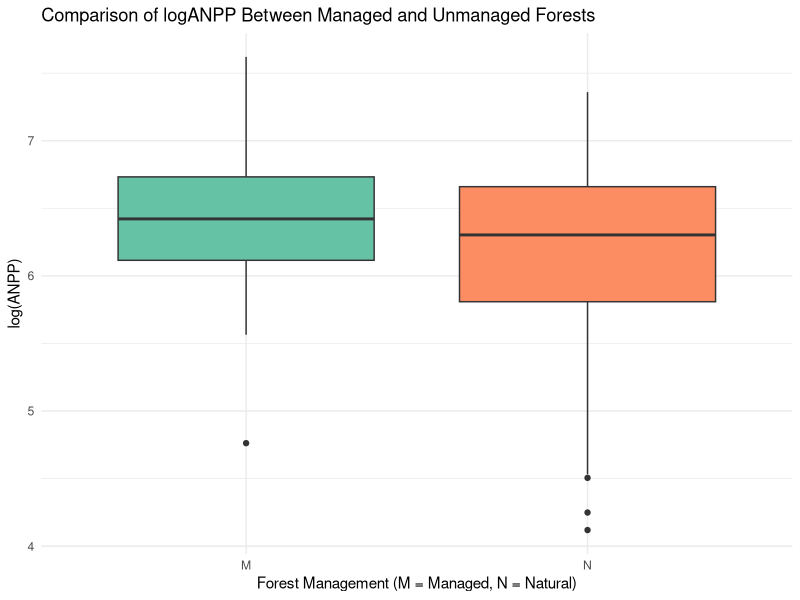
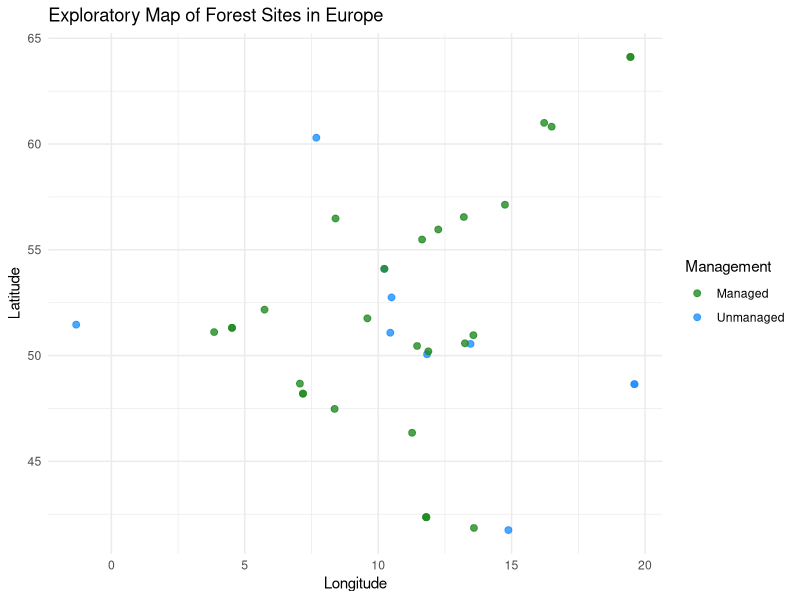
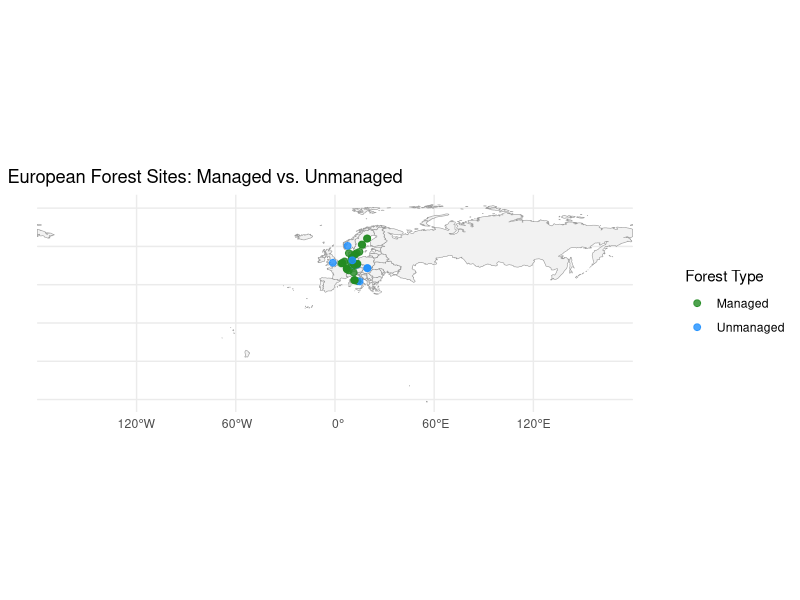
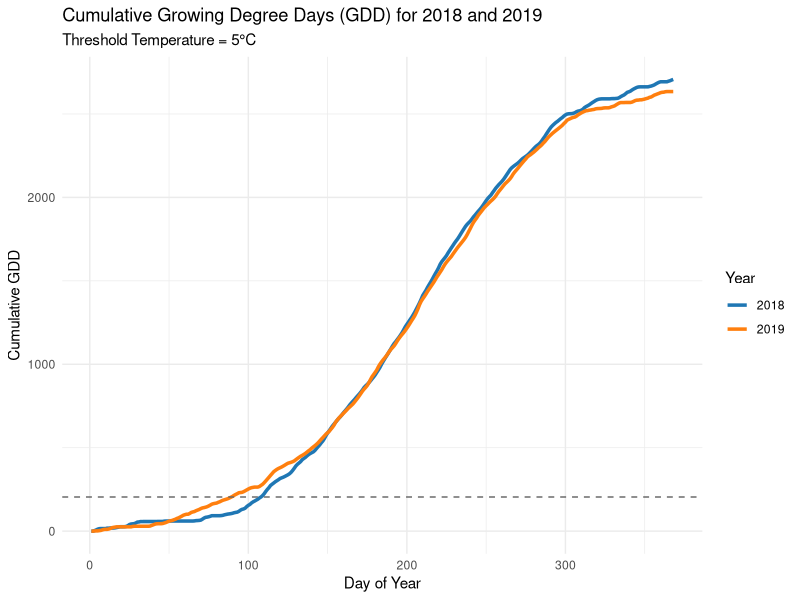
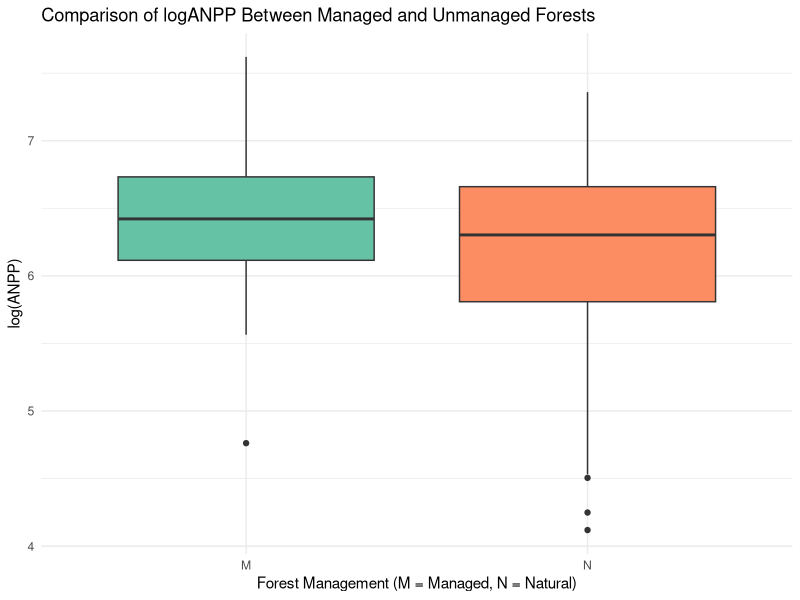
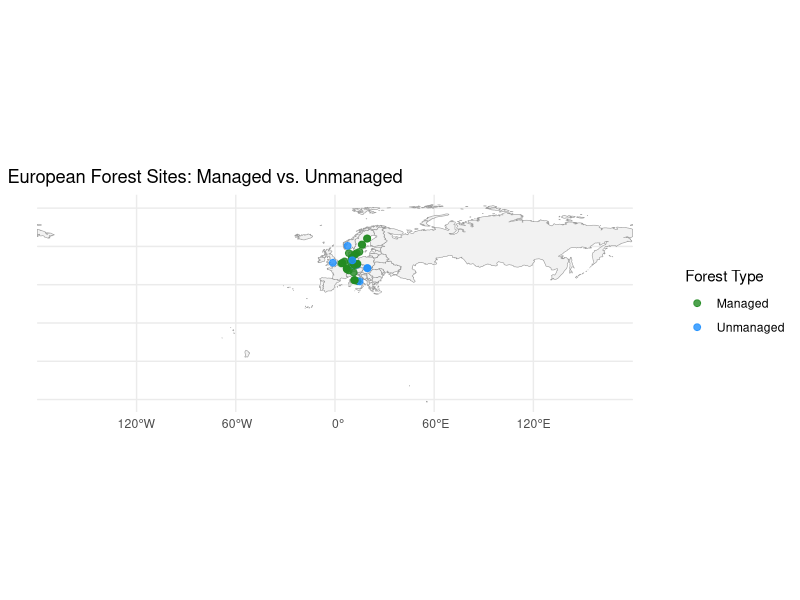

Source code (R) for these figures, in order:
## ---- chunk 1
knitr::opts_chunk$set(
	echo = TRUE,
	message = FALSE,
	warning = FALSE
)
## ---- chunk 2
# Load libraries
library(readxl)
library(dplyr)
library(tidyverse)
library(ggplot2)
library(tidyr)
library(tibble)
## ---- chunk 3
# Set working directory to your project folder
setwd("G:/دوره نرم افزار جنگل 2023/ProjectForest/Tree_Phenology_Project")
## ---- chunk 4
# Read the "annual_production" sheet from Excel file
data <- read_excel("file_task.xlsx", sheet = "annual_production")
## ---- chunk 5
# View first rows of data
head(data)
## ---- chunk 6
# Filter rows for forest biome only (BIOME_TYPE == "F")
forest_data <- data %>% 
  filter(BIOME_TYPE == "F")
## ---- chunk 7
# Remove rows where ANPP is missing (NA)
forest_data <- forest_data %>%
  filter(!is.na(ANPP))
## ---- chunk 8
# Convert ANPP column from character to numeric
forest_data <- forest_data %>%
  mutate(ANPP = as.numeric(ANPP))
## ---- chunk 9
# Remove rows where ANPP conversion produced NA
forest_data <- forest_data %>%
  filter(!is.na(ANPP))
## ---- chunk 10
# Log-transform the ANPP values for normalization
forest_data <- forest_data %>%
  mutate(logANPP = log(ANPP))
## ---- chunk 11
# Perform Kruskal-Wallis test on logANPP by MANAGEMENT (M vs N)
kruskal_test <- kruskal.test(logANPP ~ MANAGEMENT, data = forest_data)
print(kruskal_test)
## ---- chunk 12
# Summary statistics of logANPP per management type
forest_data %>%
  group_by(MANAGEMENT) %>%
  summarise(
    count = n(),
    median_logANPP = median(logANPP),
    IQR_logANPP = IQR(logANPP),
    min = min(logANPP),
    max = max(logANPP)
  )
## ---- chunk 13
# Create and store a boxplot comparing logANPP between management types

p <- ggplot(forest_data, aes(x = MANAGEMENT, y = logANPP, fill = MANAGEMENT)) +
  geom_boxplot() +
  labs(
    title = "Comparison of logANPP Between Managed and Unmanaged Forests",
    x = "Forest Management (M = Managed, N = Natural)",
    y = "log(ANPP)"
  ) +
  theme_minimal() +
  scale_fill_manual(values = c("M" = "#66C2A5", "N" = "#FC8D62")) +
  theme(legend.position = "none")
print(p)
## ---- chunk 14
# Save the plot as high-resolution PNG
ggsave("logANPP_boxplot.png", plot = p, width = 8, height = 5, dpi = 300)
## ---- chunk 15
library(sf)
library(rnaturalearth)
library(rnaturalearthdata)
## ---- chunk 16
# Filter forest sites located in European lat/lon ranges
europe_data <- forest_data %>%
  filter(LATITUDE >= 35, LATITUDE <= 70,
         LONGITUDE >= -25, LONGITUDE <= 40)
## ---- chunk 17

# Simple scatter map without a basemap
ggplot(europe_data, aes(x = LONGITUDE, y = LATITUDE, color = MANAGEMENT)) +
  geom_point(size = 2, alpha = 0.8) +
  scale_color_manual(
    values = c("M" = "forestgreen", "N" = "dodgerblue"),
    labels = c("Managed", "Unmanaged")
  ) +
  labs(
    title = "Exploratory Map of Forest Sites in Europe",
    x = "Longitude",
    y = "Latitude",
    color = "Management"
  ) +
  theme_minimal()
## ---- chunk 18
# Load world map and filter to Europe
world <- ne_countries(scale = "medium", returnclass = "sf")
europe <- world %>% filter(region_un == "Europe")
## ---- chunk 19
# Filter forest sites located in European lat/lon ranges
europe_data <- forest_data %>%
  filter(LATITUDE >= 35, LATITUDE <= 70,
         LONGITUDE >= -25, LONGITUDE <= 40)
## ---- chunk 20
# Convert site coordinates into sf spatial object
europe_sites_sf <- st_as_sf(europe_data, coords = c("LONGITUDE", "LATITUDE"), crs = 4326)

## ---- chunk 21
# Plot European map with site points colored by management

ggplot() +
  geom_sf(data = europe, fill = "gray95", color = "gray60") +
  geom_sf(data = europe_sites_sf, aes(color = MANAGEMENT), size = 2, alpha = 0.8) +
  scale_color_manual(values = c("M" = "forestgreen", "N" = "dodgerblue"),
                     labels = c("Managed", "Unmanaged")) +
  labs(
    title = "European Forest Sites: Managed vs. Unmanaged",
    color = "Forest Type"
  ) +
  theme_minimal()
## ---- chunk 22
# Save the European map to PNG
ggsave("europe_forest_sites_map.png", width = 10, height = 6, dpi = 300)
## ---- chunk 23
# Load daily temperature data from BUDBURST sheet
budburst_data <- read_excel("file_task.xlsx", sheet = "budburst")

# Set threshold temperature for GDD calculation
T_threshold <- 5
## ---- chunk 24
# ----------- GDD Calculation for 2018 ------------

# Extract 2018 temperature row
temp_2018 <- as.numeric(budburst_data[1, ])
names(temp_2018) <- names(budburst_data)

# Extract DOY numbers and filter until April 16 (DOY 106)
day_numbers <- as.numeric(sub("DOY", "", names(temp_2018)))
valid_days_2018 <- which(day_numbers <= 106)
temps_until_budburst <- temp_2018[valid_days_2018]

# Calculate daily heat (only if temp > threshold)
daily_heat_2018 <- pmax(temps_until_budburst - T_threshold, 0)

# Calculate GDD until budburst in 2018
GDD_2018 <- sum(daily_heat_2018)
print(GDD_2018)

## ---- chunk 25
# ----------- GDD Estimation for 2019 ------------

# Extract 2019 temperature row
temp_2019 <- as.numeric(budburst_data[2, ])

# Remove unrealistic values > 50°C
temp_2019[temp_2019 > 50] <- NA

# Replace NA with 0 to continue safely
temp_2019[is.na(temp_2019)] <- 0

# Compute daily heat and cumulative GDD for 2019
daily_heat_2019 <- pmax(temp_2019 - T_threshold, 0)
cumulative_GDD_2019 <- cumsum(daily_heat_2019)

# Identify first DOY in 2019 when cumulative GDD ≥ GDD_2018
budburst_day_2019 <- which(cumulative_GDD_2019 >= GDD_2018)[1]

# Convert DOY to calendar date
budburst_date_2019 <- as.Date(budburst_day_2019 - 1, origin = "2019-01-01")
print(budburst_date_2019)
## ---- chunk 26
# ----------- GDD Line Plot (2018 vs 2019) ------------

# Determine number of days in the dataset
num_days <- ncol(budburst_data)
## ---- chunk 27
# Recompute GDD series for both years (with NA cleaning)
temp_2018 <- as.numeric(budburst_data[1, 1:num_days])
temp_2018[temp_2018 > 50] <- NA
temp_2018[is.na(temp_2018)] <- 0
daily_heat_2018 <- pmax(temp_2018 - T_threshold, 0)
cumulative_GDD_2018 <- cumsum(daily_heat_2018)

## ---- chunk 28
# Create tidy tibble for plotting
gdd_data <- tibble(
  DayOfYear = 1:num_days,
  GDD_2018 = cumulative_GDD_2018,
  GDD_2019 = cumulative_GDD_2019[1:num_days]
)
## ---- chunk 29
# Pivot data for ggplot
gdd_long <- gdd_data %>%
  pivot_longer(cols = c(GDD_2018, GDD_2019),
               names_to = "Year",
               values_to = "GDD")

## ---- chunk 30
# Plot cumulative GDD for both years

cumulative_GDD_plot <- ggplot(gdd_long, aes(x = DayOfYear, y = GDD, color = Year)) +
  geom_line(size = 1.2) +
  geom_hline(yintercept = GDD_2018, linetype = "dashed", color = "gray40") +
  labs(
    title = "Cumulative Growing Degree Days (GDD) for 2018 and 2019",
    subtitle = "Threshold Temperature = 5°C",
    x = "Day of Year",
    y = "Cumulative GDD",
    color = "Year"
  ) +
  scale_color_manual(values = c("GDD_2018" = "#1f77b4", "GDD_2019" = "#ff7f0e"),
                     labels = c("2018", "2019")) +
  theme_minimal()

print(cumulative_GDD_plot)
